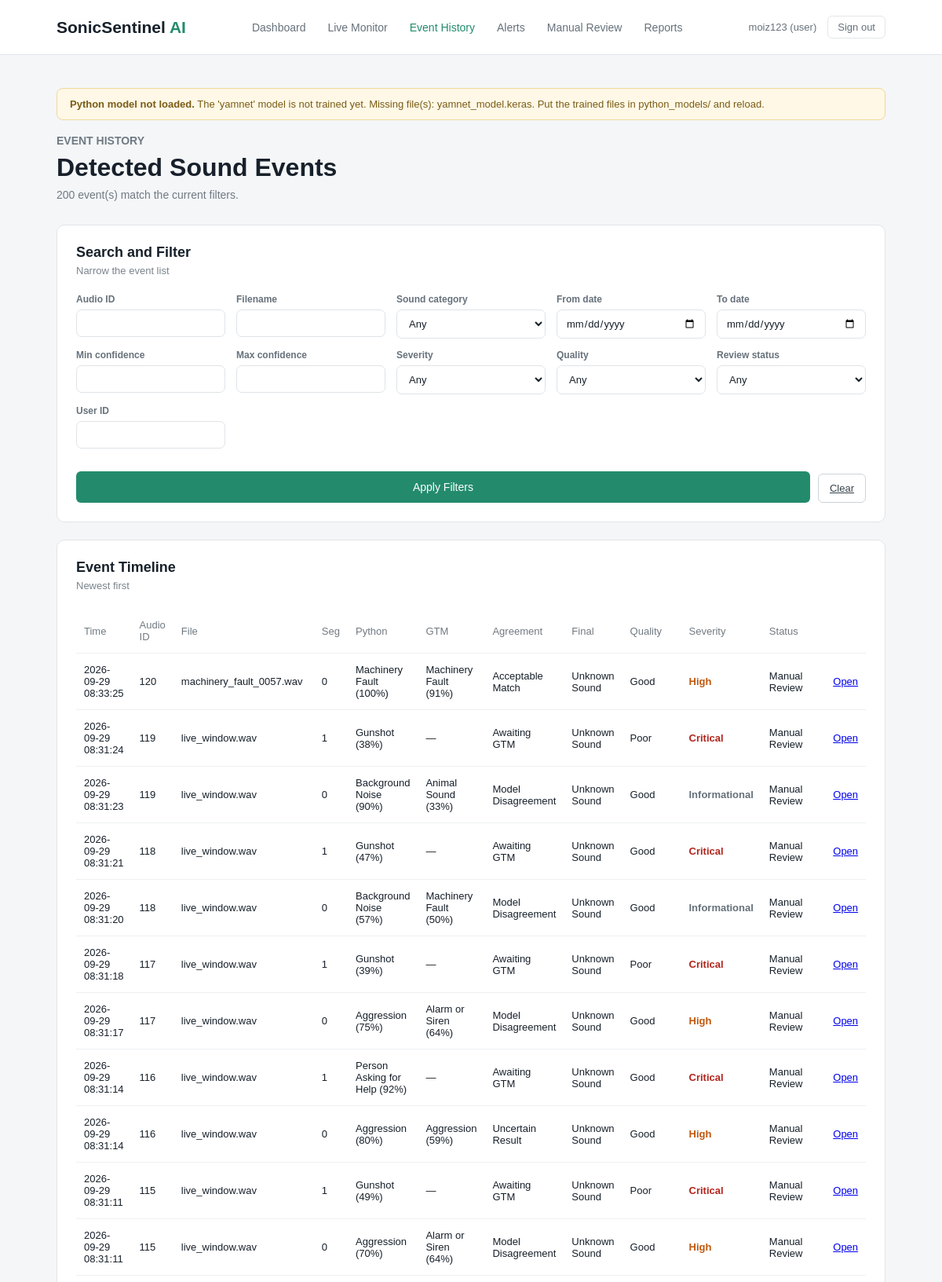
Screenshot of /event-history (signed in, upper part) with the database file from the repository.
### tables this page shows
CREATE TABLE users (
        user_id INTEGER PRIMARY KEY,
        username TEXT NOT NULL UNIQUE,
        password_hash TEXT NOT NULL,
        role TEXT NOT NULL
            CHECK (role IN ('user', 'reviewer', 'operator', 'maintenance', 'admin')),
        full_name TEXT,
        email TEXT,
        created_at TEXT NOT NULL DEFAULT CURRENT_TIMESTAMP
    );

CREATE TABLE detections (
        detection_id INTEGER PRIMARY KEY,
        audio_id INTEGER,
        segment_index INTEGER NOT NULL DEFAULT 0,
        start_sec REAL,
        end_sec REAL,

        python_class TEXT,
        python_scores TEXT,
        python_confidence REAL,
        python_model_version TEXT,

        gtm_class TEXT,
        gtm_scores TEXT,
        gtm_confidence REAL,
        gtm_model_version TEXT,

        agreement_status TEXT,
        confidence_difference REAL,
        top_two_margin REAL,
        overlapping_classes TEXT,

        quality TEXT,
        quality_notes TEXT,
        noise_level REAL,

        final_class TEXT,
        confidence_level TEXT,
        severity TEXT,
        alert_status TEXT,
        recommended_action TEXT,
        manual_review_required INTEGER NOT NULL DEFAULT 0,
        manual_review_reason TEXT,
        status TEXT NOT NULL DEFAULT 'Classified',
        reviewer_decision TEXT,

        waveform_path TEXT,
        spectrogram_path TEXT,

        created_at TEXT NOT NULL DEFAULT CURRENT_TIMESTAMP,

        FOREIGN KEY (audio_id) REFERENCES audio_files(audio_id)
    );

CREATE TABLE audio_files (
        audio_id INTEGER PRIMARY KEY,
        uploaded_by INTEGER,
        filename TEXT NOT NULL,
        stored_path TEXT NOT NULL,
        file_hash TEXT NOT NULL,
        fingerprint TEXT,
        audio_format TEXT,
        duration_sec REAL,
        sample_rate INTEGER,
        channels INTEGER,
        bit_depth INTEGER,
        file_size INTEGER,
        source_kind TEXT NOT NULL DEFAULT 'upload',
        augmentation_type TEXT,
        uploaded_at TEXT NOT NULL DEFAULT CURRENT_TIMESTAMP,

        FOREIGN KEY (uploaded_by) REFERENCES users(user_id)
    );

### app.py (the view)
@app.route("/event-history")
def event_history():
    user = current_user()
    if user is None:
        return redirect(url_for("login"))
    filters = {
        "audio_id": request.args.get("audio_id", type=int),
        "filename": (request.args.get("filename") or "").strip(),
        "sound_class": request.args.get("sound_class") or "",
        "date_from": request.args.get("date_from") or "",
        "date_to": request.args.get("date_to") or "",
        "min_confidence": request.args.get("min_confidence", type=float),
        "max_confidence": request.args.get("max_confidence", type=float),
        "severity": request.args.get("severity") or "",
        "quality": request.args.get("quality") or "",
        "status": request.args.get("status") or "",
        "user_id": request.args.get("user_id", type=int),
    }
    context = page_context()
    context["user"] = user
    return render_template(
        "event_history.html",
        detections=database.search_detections(filters),
        filters=filters,
        **context,
    )

### app.py (called while the page is built, shortened)
def current_user():
    user_id = session.get("user_id")
    if not user_id:
        return None
    return database.get_user(user_id)

def gtm_ready():
    model_file = os.path.join("gtm_model", "model.json")
    return bool(GTM_MODEL_URL) or os.path.exists(model_file)

def encoder_classes():
    import joblib
    path = os.path.join("python_models", LABEL_ENCODER_FILE)
    return [str(c) for c in joblib.load(path).classes_]

def gtm_label_check():
    meta = os.path.join("gtm_model", "metadata.json")
    if not os.path.exists(meta):
        return None
    try:
        with open(meta) as handle:
            labels = json.load(handle).get("labels")
    except ValueError as error:
        return f"gtm_model/metadata.json could not be read: {error}"
    try:
        expected = encoder_classes()
    except Exception as error:
        return f"label_encoder.pkl could not be read: {error}"

def gtm_info():
    source = GTM_MODEL_URL or "/gtm_model/"
    problem = gtm_label_check()
    if problem:
        message = problem
    elif gtm_ready():
        message = "The browser model is loaded in the browser."
    else:
        message = (
            "No browser model found. Put model.json, the weight shard and "
            "metadata.json in gtm_model/, or set the GTM_MODEL_URL environment variable."
        )
    try:
        classes = encoder_classes()
    except Exception:
        classes = list(CLASSES)
    return {
        "ready": gtm_ready() and not problem,
        "source": source,
        "version": GTM_MODEL_VERSION,
        "classes": classes,
        "message": message,
    }

def page_context():
    user = current_user()
    return {
        "user": user,
        "classes": CLASSES,
        "class_names": {name: display_name(name) for name in CLASSES},
        "severities": ["Informational", "Low", "Medium", "High", "Critical"],
        "qualities": ["Good", "Acceptable", "Poor", "Unusable"],
        "statuses": EVENT_STATUSES,
        "model_status": python_model.model_status(),
        "gtm": gtm_info(),
    }

### config/config.py (called while the page is built)
def display_name(class_id):
    return CLASS_NAMES.get(class_id, class_id)

def selected_model_name():
    try:
        with open(SELECTION_FILE) as handle:
            chosen = json.load(handle).get("selected")
    except (OSError, ValueError):
        return None
    return chosen if chosen in PYTHON_MODELS else None

### src/python_model.py (called while the page is built)
def active_model_name():
    return selected_model_name() or ACTIVE_PYTHON_MODEL

### templates/event_history.html (shortened to what this page needs)
{% extends "base.html" %}
{% set active_page = 'history' %}
{% block content %}
<section class="page-heading">
    <div>
        <p class="small-title">EVENT HISTORY</p>
        <h1>Detected Sound Events</h1>
        <p>{{ detections|length }} event(s) match the current filters.</p>
    </div>
</section>
<section class="card">
    <div class="card-heading">
        <div>
            <h2>Search and Filter</h2>
            <p>Narrow the event list</p>
        </div>
    </div>
    <form method="GET" class="filter-form">
        <label>Audio ID
            <input type="number" name="audio_id" value="{{ filters.audio_id or '' }}">
        </label>
        <label>Filename
            <input type="text" name="filename" value="{{ filters.filename }}">
        </label>
        <label>Sound category
            <select name="sound_class">
                <option value="">Any</option>
            </select>
        </label>
        <label>From date
            <input type="date" name="date_from" value="{{ filters.date_from }}">
        </label>
        <label>To date
            <input type="date" name="date_to" value="{{ filters.date_to }}">
        </label>
        <label>Min confidence
            <input type="number" name="min_confidence" step="0.05" min="0" max="1"
                   value="{{ filters.min_confidence if filters.min_confidence is not none else '' }}">
        </label>
        <label>Max confidence
            <input type="number" name="max_confidence" step="0.05" min="0" max="1"
                   value="{{ filters.max_confidence if filters.max_confidence is not none else '' }}">
        </label>
        <label>Severity
            <select name="severity">
                <option value="">Any</option>
            </select>
        </label>
        <label>Quality
            <select name="quality">
                <option value="">Any</option>
            </select>
        </label>
        <label>Review status
            <select name="status">
                <option value="">Any</option>
            </select>
        </label>
        <label>User ID
            <input type="number" name="user_id" value="{{ filters.user_id or '' }}">
        </label>
        <div class="filter-buttons">
            <button type="submit" class="main-button small-button">Apply Filters</button>
            <a class="secondary-button" href="{{ url_for('event_history') }}">Clear</a>
        </div>
    </form>
</section>
<section class="card events-card">
    <div class="card-heading">
        <div>
            <h2>Event Timeline</h2>
            <p>Newest first</p>
        </div>
    </div>
    <div class="table-wrapper">
        <table>
            <thead>
                <tr>
                    <th>Time</th>
                    <th>Audio ID</th>
                    <th>File</th>
                    <th>Seg</th>
                    <th>Python</th>
                    <th>GTM</th>
                    <th>Agreement</th>
                    <th>Final</th>
                    <th>Quality</th>
                    <th>Severity</th>
                    <th>Status</th>
                    <th></th>
                </tr>
            </thead>
            <tbody>
                {% for row in detections %}
                <tr>
                    <td>{{ row['created_at'] }}</td>
                    <td>{{ row['audio_id'] }}</td>
                    <td>{{ row['filename'] or '—' }}</td>
                    <td>{{ row['segment_index'] }}</td>
                    <td>
                        {{ display_name(row['python_class'] or 'unknown') }}
                        {% if row['python_confidence'] is not none %}
                            ({{ '%.0f'|format(row['python_confidence'] * 100) }}%)
                        {% endif %}
                    </td>
                    <td>
                        {% if row['gtm_class'] %}
                            {{ display_name(row['gtm_class']) }}
                            ({{ '%.0f'|format(row['gtm_confidence'] * 100) }}%)
                        {% else %}—{% endif %}
                    </td>
                    <td>{{ row['agreement_status'] or '—' }}</td>
                    <td>{{ display_name(row['final_class'] or 'unknown') }}</td>
                    <td>{{ row['quality'] or '—' }}</td>
                    <td><span class="severity-{{ (row['severity'] or 'low')|lower }}">{{ row['severity'] }}</span></td>
                    <td>{{ row['status'] }}</td>
                    <td><a href="{{ url_for('detection_detail', detection_id=row['detection_id']) }}">Open</a></td>
                </tr>
                {% else %}
                <tr><td colspan="12" class="muted">No events match these filters.</td></tr>
                {% endfor %}
            </tbody>
        </table>
    </div>
</section>
{% endblock %}

### templates/base.html (shortened to what this page needs)
<!DOCTYPE html>
<html lang="en">
<head>
    <link rel="stylesheet" href="{{ url_for('static', filename='style.css') }}">
</head>
<body>
<header class="navbar">
    <div class="logo">
        SonicSentinel <span>AI</span>
    </div>
    {% if user %}
    <nav>
        <a href="{{ url_for('dashboard') }}" class="{% if active_page == 'dashboard' %}active{% endif %}">Dashboard</a>
        <a href="{{ url_for('live') }}" class="{% if active_page == 'live' %}active{% endif %}">Live Monitor</a>
        <a href="{{ url_for('event_history') }}" class="{% if active_page == 'history' %}active{% endif %}">Event History</a>
        <a href="{{ url_for('alerts') }}" class="{% if active_page == 'alerts' %}active{% endif %}">Alerts</a>
        <a href="{{ url_for('manual_review') }}" class="{% if active_page == 'review' %}active{% endif %}">Manual Review</a>
        <a href="{{ url_for('reports') }}" class="{% if active_page == 'reports' %}active{% endif %}">Reports</a>
    </nav>
    <div class="user-box">
        <a href="{{ url_for('profile') }}">{{ user['username'] }} ({{ user['role'] }})</a>
        <a href="{{ url_for('logout') }}" class="logout-link">Sign out</a>
    </div>
    {% endif %}
</header>
<main class="container">
    {% if model_status and not model_status.available %}
    <div class="notice-box">
        <strong>Python model not loaded.</strong> {{ model_status.message }}
    </div>
    {% endif %}
    {% block content %}{% endblock %}
</main>
</body>
</html>

### static/style.css (style rules this page uses)
* { margin: 0; padding: 0; box-sizing: border-box; }
body { font-family: Arial, sans-serif; background: #f4f6f8; color: #17202a; }
.navbar { height: 70px; background: #ffffff; border-bottom: 1px solid #e2e6e9; display: flex; align-items: center; justify-content: space-between; padding: 0 6%; }
.logo { font-size: 21px; font-weight: 700; }
.logo span { color: #238b6c; }
nav { display: flex; gap: 28px; }
nav a { text-decoration: none; color: #66717b; font-size: 14px; }
nav a:hover, nav a.active { color: #238b6c; }
.container { width: 88%; max-width: 1250px; margin: 0 auto; padding: 42px 0; }
.page-heading { display: flex; justify-content: space-between; align-items: center; margin-bottom: 30px; }
.small-title { color: #238b6c; font-size: 12px; font-weight: 700; margin-bottom: 8px; }
.page-heading h1 { font-size: 32px; margin-bottom: 8px; }
.page-heading p { color: #707a83; font-size: 14px; }
.card { background: #ffffff; border: 1px solid #e1e5e8; border-radius: 10px; padding: 24px; }
.card-heading { display: flex; align-items: flex-start; justify-content: space-between; margin-bottom: 22px; }
.card-heading h2 { font-size: 18px; margin-bottom: 5px; }
.card-heading p { color: #7a848c; font-size: 13px; }
.main-button { width: 100%; border: none; background: #238b6c; color: white; padding: 12px; border-radius: 6px; margin-top: 15px; font-size: 14px; cursor: pointer; }
.secondary-button { border: 1px solid #ccd5d9; background: #ffffff; color: #34434b; padding: 10px 14px; border-radius: 6px; font-size: 13px; cursor: pointer; }
.small-button { margin-top: 15px; }
.events-card { margin-top: 22px; }
.table-wrapper { overflow-x: auto; }
table { width: 100%; border-collapse: collapse; }
th, td { padding: 13px 10px; text-align: left; border-bottom: 1px solid #edf0f1; font-size: 13px; }
th { color: #707a82; font-weight: 500; }
.user-box { display: flex; gap: 14px; align-items: center; font-size: 13px; }
.user-box a { color: #66717b; text-decoration: none; }
.logout-link { border: 1px solid #e2e6e9; padding: 6px 12px; border-radius: 6px; }
.notice-box { background: #fff8e6; border: 1px solid #f0d89b; color: #7a5c15; padding: 12px 16px; border-radius: 8px; font-size: 13px; margin-bottom: 18px; }
.filter-form { display: grid; grid-template-columns: repeat(auto-fit, minmax(190px, 1fr)); gap: 14px; margin-top: 6px; }
.filter-form label, .review-form label, .auth-card label { display: block; font-size: 12px; color: #66717b; font-weight: 600; }
.filter-form input, .filter-form select, .review-form input, .review-form select, .auth-card input, .auth-card select { width: 100%; margin-top: 6px; padding: 9px 11px; border: 1px solid #dfe4e8; border-radius: 7px; font-size: 13px; font-family: inherit; background: #ffffff; color: #17202a; }
.filter-buttons { display: flex; gap: 10px; align-items: flex-end; grid-column: 1 / -1; }
.severity-critical { color: #b3261e; font-weight: 700; }
.severity-high { color: #c2570d; font-weight: 700; }
.severity-informational { color: #66717b; font-weight: 600; }

### rows the page displays
users: username "moiz123", role "user"
detections: created_at "2026-09-29 08:33:25", audio_id "120", filename "machinery_fault_0057.wav", segment_index "0", python_class "Machinery Fault", row['python_confidence']*100 "100", gtm_class "Machinery Fault", row['gtm_confidence']*100 "91", agreement_status "Acceptable Match", final_class "Unknown Sound", quality "Good", severity "High", status "Manual Review"
detections: created_at "2026-09-29 08:31:24", audio_id "119", filename "live_window.wav", segment_index "1", python_class "Gunshot", row['python_confidence']*100 "38", agreement_status "Awaiting GTM", final_class "Unknown Sound", quality "Poor", severity "Critical", status "Manual Review"
detections: created_at "2026-09-29 08:31:23", audio_id "119", filename "live_window.wav", segment_index "0", python_class "Background Noise", row['python_confidence']*100 "90", gtm_class "Animal Sound", row['gtm_confidence']*100 "33", agreement_status "Model Disagreement", final_class "Unknown Sound", quality "Good", severity "Informational", status "Manual Review"
detections: created_at "2026-09-29 08:31:21", audio_id "118", filename "live_window.wav", segment_index "1", python_class "Gunshot", row['python_confidence']*100 "47", agreement_status "Awaiting GTM", final_class "Unknown Sound", quality "Good", severity "Critical", status "Manual Review"
detections: created_at "2026-09-29 08:31:20", audio_id "118", filename "live_window.wav", segment_index "0", python_class "Background Noise", row['python_confidence']*100 "57", gtm_class "Machinery Fault", row['gtm_confidence']*100 "50", agreement_status "Model Disagreement", final_class "Unknown Sound", quality "Good", severity "Informational", status "Manual Review"
detections: created_at "2026-09-29 08:31:18", audio_id "117", filename "live_window.wav", segment_index "1", python_class "Gunshot", row['python_confidence']*100 "39", agreement_status "Awaiting GTM", final_class "Unknown Sound", quality "Poor", severity "Critical", status "Manual Review"
detections: created_at "2026-09-29 08:31:17", audio_id "117", filename "live_window.wav", segment_index "0", python_class "Aggression", row['python_confidence']*100 "75", gtm_class "Alarm or Siren", row['gtm_confidence']*100 "64", agreement_status "Model Disagreement", final_class "Unknown Sound", quality "Good", severity "High", status "Manual Review"
detections: created_at "2026-09-29 08:31:14", audio_id "116", filename "live_window.wav", segment_index "1", python_class "Person Asking for Help", row['python_confidence']*100 "92", agreement_status "Awaiting GTM", final_class "Unknown Sound", quality "Good", severity "Critical", status "Manual Review"
detections: created_at "2026-09-29 08:31:14", audio_id "116", filename "live_window.wav", segment_index "0", python_class "Aggression", row['python_confidence']*100 "80", gtm_class "Aggression", row['gtm_confidence']*100 "59", agreement_status "Uncertain Result", final_class "Unknown Sound", quality "Good", severity "High", status "Manual Review"
detections: created_at "2026-09-29 08:31:11", audio_id "115", filename "live_window.wav", segment_index "1", python_class "Gunshot", row['python_confidence']*100 "49", agreement_status "Awaiting GTM", final_class "Unknown Sound", quality "Poor", severity "Critical", status "Manual Review"
detections: created_at "2026-09-29 08:31:11", audio_id "115", filename "live_window.wav", segment_index "0", python_class "Aggression", row['python_confidence']*100 "70", gtm_class "Alarm or Siren", row['gtm_confidence']*100 "64", agreement_status "Model Disagreement", final_class "Unknown Sound", quality "Good", severity "High", status "Manual Review"

### other values shown
{{ model_status.message }} "The 'yamnet' model is not trained yet. Missing file(s): yamnet_model.keras. Put the trained files in python_models/ and reload."
{{ detections|length }} "200"
